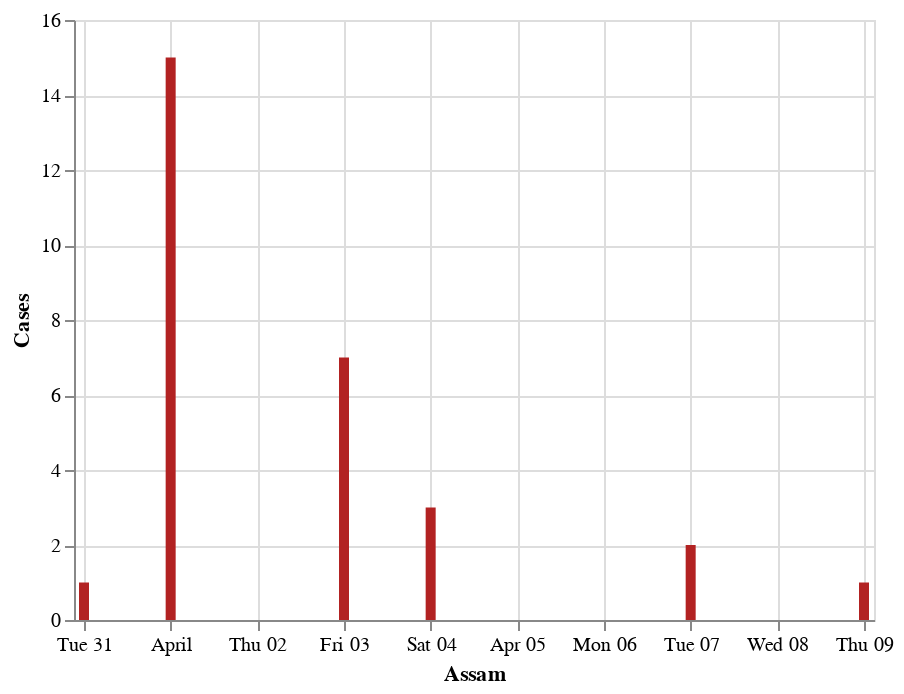

Notebook source saved alongside this figure:
### Code cell
#hide_input

wb_df=graph_df.query("detected_state == 'Assam'").reset_index()
wb_df=wb_df[["diagnosed_date",0]]
wb_df.rename(columns={0:'Cases'},inplace=True)
wb_df=wb_df.groupby("diagnosed_date").sum().reset_index()
#wb_df
alt.Chart(wb_df).mark_bar(color='firebrick').encode(
    alt.X('diagnosed_date', title='Assam'),
    alt.Y('sum(Cases)', title='Cases')
).interactive()

### Figure 1 — Vega-Lite specification as saved in the notebook (floating-point values rounded to 4 significant figures)
{"config": {"view": {"continuousWidth": 400, "continuousHeight": 300}}, "data": {"name": "data-32afe1bf0b34798ddb9e59fdc8c8defa"}, "mark": {"type": "bar", "color": "firebrick"}, "encoding": {"x": {"type": "temporal", "field": "diagnosed_date", "title": "Assam"}, "y": {"type": "quantitative", "aggregate": "sum", "field": "Cases", "title": "Cases"}}, "selection": {"selector079": {"type": "interval", "bind": "scales", "encodings": ["x", "y"]}}, "$schema": "https://vega.github.io/schema/vega-lite/v4.8.1.json", "datasets": {"data-32afe1bf0b34798ddb9e59fdc8c8defa": [{"diagnosed_date": "2020-03-31T00:00:00", "Cases": 1}, {"diagnosed_date": "2020-04-01T00:00:00", "Cases": 15}, {"diagnosed_date": "2020-04-03T00:00:00", "Cases": 7}, {"diagnosed_date": "2020-04-04T00:00:00", "Cases": 3}, {"diagnosed_date": "2020-04-07T00:00:00", "Cases": 2}, {"diagnosed_date": "2020-04-09T00:00:00", "Cases": 1}]}}
